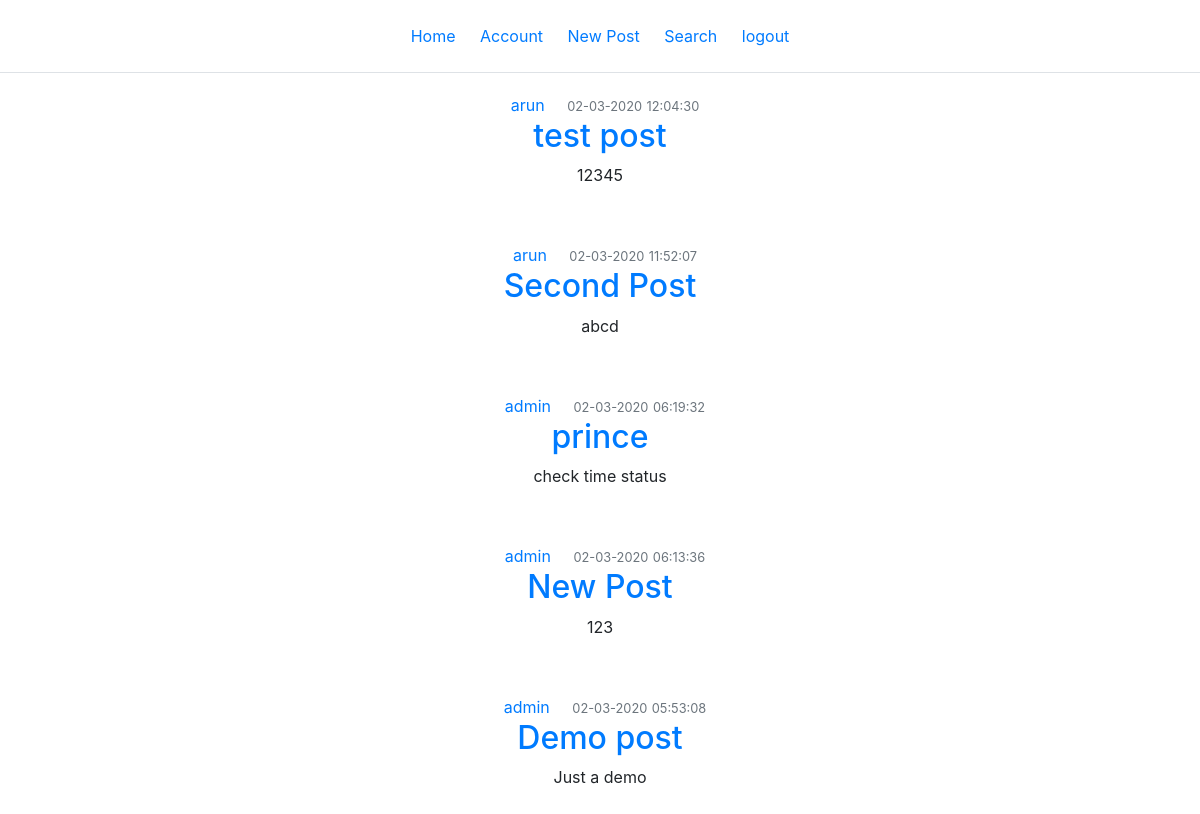
The page /home (signed in) on the database as committed earlier.
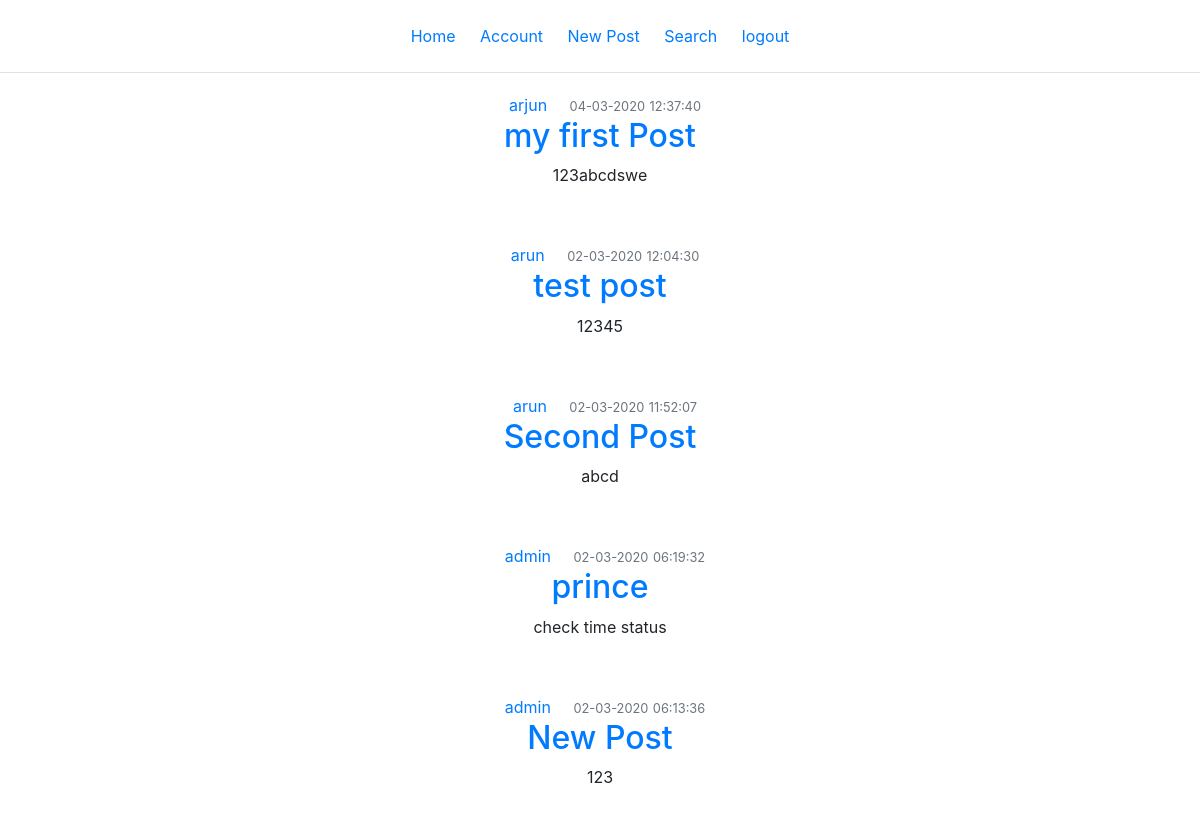
The same page on the database as committed later.
### flaskone/models.py (models this page shows)
class Post(db.Model):
    id = db.Column(db.Integer, primary_key=True)
    title = db.Column(db.String(100), nullable=False)
    date_posted = db.Column(db.DateTime, nullable=False, default=datetime.now())
    content = db.Column(db.Text, nullable=False)
    user_id = db.Column(db.Integer, db.ForeignKey('user.id'), nullable=False)
    user = db.relationship("User", backref="Posts")

class User(db.Model, UserMixin):
    id = db.Column(db.Integer, primary_key=True)
    username = db.Column(db.String(20), unique=True, nullable=False)
    email = db.Column(db.String(120), unique=True, nullable=False)
    password = db.Column(db.String(60), nullable=False)
    posts = db.relationship('Post', backref='author', lazy=True)

### flaskone/routes.py (the view)
@app.route("/")
@app.route("/home")
def home():
    posts = Post.query.order_by(desc(Post.date_posted)).limit(5).all()
    return render_template('home.html', posts=posts)

### flaskone/models.py (called while the page is built)
@login_manager.user_loader
def load_user(user_id):
    return User.query.get(int(user_id))

### flaskone/templates/home.html (shortened to what this page needs)
<center>
{% extends "base.html" %}
		{% block content %}
			{% if current_user.is_authenticated %}
				{% for post in posts %}
					<div class="card-body">
						<article class="media content-section">
					      <div class="media-body">
					        <div class="article-metadata">
					          <a class="mr-2" href="{{ url_for('account')}}">{{ post.author.username }}</a>
					          <small class="text-muted">{{ post.date_posted.strftime('%d-%m-%Y') }}</small>
					          <small class="text-muted">{{ post.date_posted.strftime('%H:%M:%S') }}</small>
					        </div>
					        <h2><a class="article-title" href="{{ url_for('post', post_id=post.id) }}">{{ post.title }}</a></h2>
					        <p class="article-content col-md-3">{{ post.content }}</p>
					      </div>
					    </article>
					</div>
			    {% endfor %}
			{% endif %}
		{% endblock %}

### flaskone/templates/base.html (shortened to what this page needs)
<!DOCTYPE html>
<html>
<head>
    <link rel="stylesheet" href="https://maxcdn.bootstrapcdn.com/bootstrap/4.0.0/css/bootstrap.min.css">
</head>
<body>
	<div class="nav-tabs p-4 rounded-sm">
		<div class="d-inline-block "> <a href="{{ url_for('home') }}"> Home </a> </li> </div>
	 {% if current_user.is_authenticated %}
	 	<div class="d-inline-block"> <a href="{{ url_for('account')}}"> Account </a> </div>
	 	<div class="d-inline-block "> <a href="{{ url_for('new_post')}}"> New Post </a> </div>
	 	<div class="d-inline-block "> <a href="{{ url_for('search')}}"> Search </a> </div>
		<div class="d-inline-block "> <a href="{{ url_for('logout')}}"> logout </a> </div>
	{% else %}
		<div class="d-inline-block "> <a href="{{ url_for('registration') }}"> Registration </a> </div>
		<div class="d-inline-block "> <a href="{{ url_for('login') }}"> Login </a>  </div>
	{% endif %}
	</div>
	{% block content %}
	{% endblock %}
</body>
</html>
</body>
</html>

### flaskone/templates/base.html (style rules this page uses)
a { padding: 10px; text-decoration: none; }

Rows that differ between the two databases and show on the page:
no longer on this page (row unchanged): Post: author.username "admin", date_posted "02-03-2020", date_posted "05:53:08", title "Demo post", content "Just a demo"
added Post: author.username "arjun", date_posted "04-03-2020", date_posted "12:37:40", title "my first Post", content "123abcdswe"
